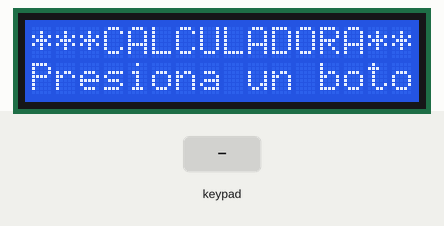
Simulated run of this sketch. Board: Arduino Uno, built with avr-gcc and run on an emulated ATmega328P. Shown: 16×2 character LCD. Inputs (shaded band) come from the test bench. What the sketch prints to the serial monitor is not drawn.

Above: at 1.2 s.
1.3 s: keypad keys 9 8 7 6 A pressed 0.4 s apart
At 4.2 s:
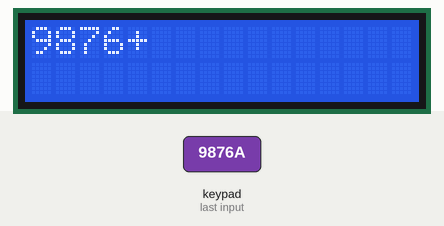
4.8 s: keypad keys 9 8 7 6 # pressed 0.4 s apart
At 6.9 s:
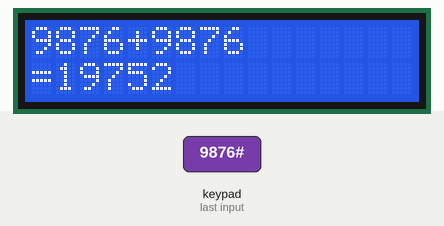
8.3 s: keypad keys 9 8 7 6 D pressed 0.4 s apart
At 10.8 s:
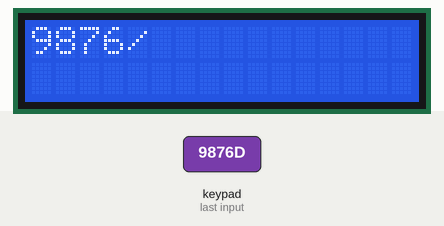
11.8 s: keypad keys 5 4 3 2 # pressed 0.4 s apart
At 14.6 s:
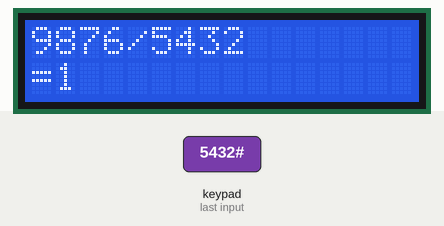
15.3 s: key 'B' pressed
At 16.1 s:
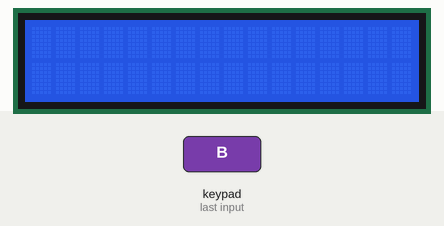
16.8 s: key '1' pressed
At 17.1 s:
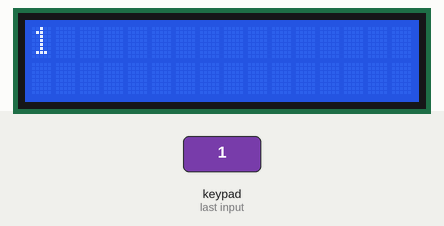
Timing chart, 0 to 19.3 s (numbered marks = the images above; inputs shaded):
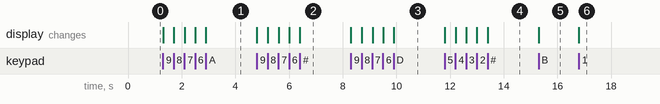

Measured:
- after the input at 1.3 s, the display: first changes at once (image 1 shows a later state)
- after the input at 4.8 s, the display: first changes at once (image 2 shows a later state)
- after the input at 8.3 s, the display: first changes at once (image 3 shows a later state)
- after the input at 11.8 s, the display: first changes at once (image 4 shows a later state)
- after the input at 15.3 s, the display: changes at once (image 5)
- after the input at 16.8 s, the display: changes at once (image 6)

The sketch:

calculadora.ino
```cpp
#include <LiquidCrystal.h>
#include <Keypad.h>

LiquidCrystal lcd(A0,A1,13,12,11,10);

int chk_init = 0;
int val, val2 = 0;
int zero_val = 0;
int zero_val2 = 0;
int key_val = 0;
int set_cal = 0;
int cal_end = 0;
unsigned int digit4_sum_1 = 0;
unsigned int digit4_sum_2 = 0;
unsigned long digit4_total = 0;

int reset_val = 0;

const byte numRows = 4;
const byte numCols = 4;

char Keymap[numRows][numCols]=
{
  {'1','2','3','A'},
    {'4','5','6','B'},
    {'7','8','9','C'},
    {'*','0','#','D'}
};

byte rowPins[numRows] = {9,8,7,6};
byte colPins[numCols] = {5,4,3,2};

Keypad myKeypad = Keypad(makeKeymap(Keymap), rowPins, colPins, numRows, numCols);

void Reset()
{
    asm volatile ("jmp 0");
}

void cal_init_reset()
{
    lcd.clear();
  val = 0;
    val2 = 0;
  digit4_sum_1 = 0;
  digit4_sum_2 = 0;
  digit4_total = 0;
  set_cal = 0;
    zero_val = 0;
}

void setup()
{
  Serial.begin(9600);
    lcd.begin(16,2);
    lcd.print("***CALCULADORA***");
  lcd.setCursor(0,1);
    lcd.print("Presiona un boton.");
    lcd.setCursor(0,0);
}

void loop()
{
  char Keypressed = myKeypad.getKey();

    if(Keypressed != NO_KEY)
    {
        if(!chk_init){
          lcd.clear();
            chk_init = 1;}

        if(cal_end){
            cal_init_reset();
            cal_end=0;}

        Serial.print(Keypressed);

        if(Keypressed != 'A' && Keypressed != 'B' && Keypressed != 'C' && Keypressed != 'D' && Keypressed != '#' && Keypressed != '*')
    {
                 if(Keypressed == '1') key_val = 1;
            else if(Keypressed == '2') key_val = 2;
            else if(Keypressed == '3') key_val = 3;
            else if(Keypressed == '4') key_val = 4;
            else if(Keypressed == '5') key_val = 5;
            else if(Keypressed == '6') key_val = 6;
            else if(Keypressed == '7') key_val = 7;
            else if(Keypressed == '8') key_val = 8;
            else if(Keypressed == '9') key_val = 9;
            else if(Keypressed == '0') key_val = 0;

      if(!set_cal){
        val++;
        if(Keypressed != '0')
          zero_val = 0;

        if(!zero_val && val <= 4)
          lcd.write(Keypressed);

        if(val == 1 && Keypressed == '0'){
          val=0;
          zero_val = 1;
          lcd.setCursor(0,0);}

        switch(val){
          case 1:
            digit4_sum_1 = key_val * 1;
            break;
          case 2:
            digit4_sum_1 = (digit4_sum_1 * 10) + key_val;
            break;
          case 3:
            digit4_sum_1 = (digit4_sum_1 * 10) + key_val;
            break;
          case 4:
            digit4_sum_1 = (digit4_sum_1 * 10) + key_val;
                      if(digit4_sum_1 == 8800)
                          reset_val = 1;
            break;
        }
            }
            else if(set_cal){
        val2++;
        if(Keypressed != '0')
          zero_val2 = 0;

        if(!zero_val2 && val2 <= 4)
          lcd.write(Keypressed);

        if(val2 == 1 && Keypressed == '0'){
          val2=0;
          zero_val2 = 1;
          lcd.setCursor(5,0);}

        switch(val2){
          case 1:
            digit4_sum_2 = key_val * 1;
            break;
          case 2:
            digit4_sum_2 = (digit4_sum_2 * 10) + key_val;
            break;
          case 3:
            digit4_sum_2 = (digit4_sum_2 * 10) + key_val;
            break;
          case 4:
            digit4_sum_2 = (digit4_sum_2 * 10) + key_val;
            break;
        }
            }
        }
        else if(Keypressed == '*')
        {
            cal_init_reset();
        }

        else if(Keypressed == '#')
        {
            if(reset_val)
        Reset();

            if(val != 0 && val2 != 0){
                lcd.setCursor(0,1);
                lcd.write("=");
                cal_end=1;

                switch(set_cal){
                    case 1:
                        digit4_total = digit4_sum_1 + digit4_sum_2;
                        lcd.print(digit4_total);
                        break;

                    case 2:
                        if(digit4_sum_1 >= digit4_sum_2)
                            digit4_total = digit4_sum_1 - digit4_sum_2;
                        else{
                            lcd.write("-");
                            digit4_total = digit4_sum_2 - digit4_sum_1;}

                        lcd.print(digit4_total);
                        break;

                    case 3:
                        digit4_total = (unsigned long)digit4_sum_1 * digit4_sum_2;
                        lcd.print(digit4_total);
                        break;

                    case 4:
                        digit4_total = digit4_sum_1 / digit4_sum_2;
                        lcd.print(digit4_total);
                        break;

                    default:
                        break;
                }
            }
        }

        else
        {
            reset_val = 0;

            if(val != 0 && set_cal == 0){
        if(Keypressed == 'A'){
          lcd.write("+");
          set_cal=1;}

        else if(Keypressed == 'B'){
          lcd.write("-");
          set_cal=2;}

        else if(Keypressed == 'C'){
          lcd.write("*");
          set_cal=3;}

        else if(Keypressed == 'D'){
          lcd.write("/");
          set_cal=4;}
            }
        }
    }
}
```
